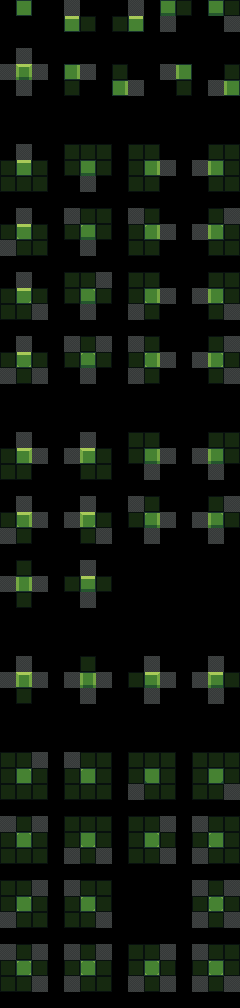

Rendered tile map (Tiled .tmx) drawn with the repository's tilesets; below, a short description and the map source with its tile grids summarised:
An orthogonal 15x63 tile map with 16x16 px tiles, 2 tile layers (input_prototype, output_terrain).

<map version="1.10" tiledversion="1.11.0" orientation="orthogonal" renderorder="right-down" width="15" height="63" tilewidth="16" tileheight="16" infinite="0" nextlayerid="3" nextobjectid="1">
 <properties>
  <property name="DeleteTiles" type="bool" value="true" />
 </properties>
 <tileset firstgid="1" source="../../Tilesets/Level Base Tileset.tsx" />
 <layer id="1" name="input_prototype" width="15" height="63" opacity="0.32">
  <data>[945 cells, 355 non-empty, 2 distinct tile ids]</data>
 </layer>
 <layer id="2" name="output_terrain" width="15" height="63">
  <data>[945 cells, 55 non-empty, 47 distinct tile ids]</data>
 </layer>
</map>
